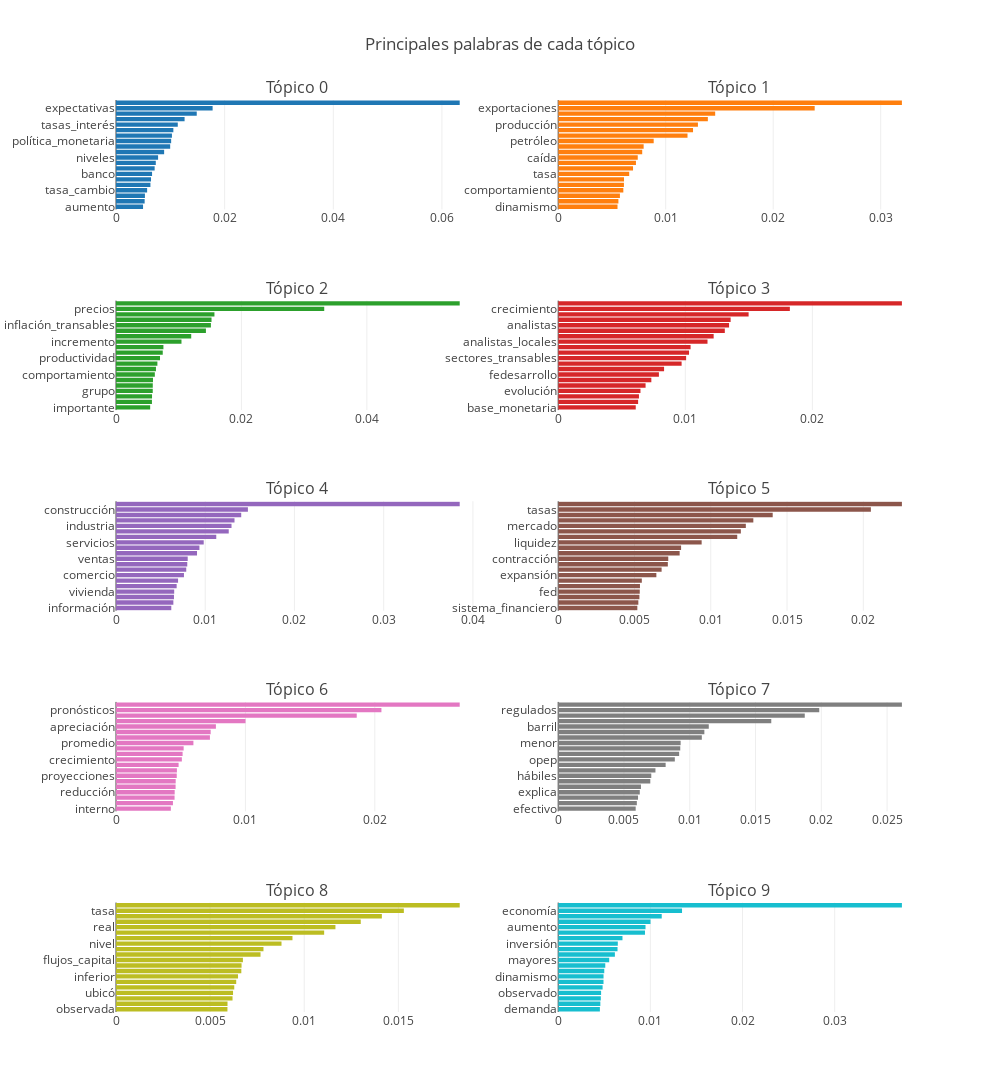

The notebook cell saved with this chart:
### Markdown cell above
#### Visualización de palabras con gráficas de barras (opcional)

Visualizar las palabras más probables de cada tópico sirve para "ponerle nombre" a cada tópico.

Aunque esta información es fácilmente visible en `PyLDAvis`, estas son otras opciones.

### Code cell
from plotly import tools
import plotly.graph_objs as go

k = modelo.num_topics
cols = 2
rows = int(np.ceil(k / cols))

subi = [(r+1, c+1) for r in range(rows) for c in range(cols)]

fig = tools.make_subplots(rows=rows, cols=cols, 
                          subplot_titles=([f'Tópico {t}' for t in range(k)]),
                          print_grid=False,
                         )

for i, t in enumerate(range(k)):
    dfg=palabras.loc[palabras['topico'] == t]
    dfg.sort_values(by='probabilidad', inplace=True)
    
    trace = go.Bar(x=dfg['probabilidad'], y=dfg['palabra'], orientation='h',)
    
    ix = subi[i]
    fig.add_trace(trace, row=ix[0], col=ix[1])

fig.layout.update(title='Principales palabras de cada tópico',
                  showlegend=False, yaxis=dict(automargin=True, ),
                  height=1800, width=1000)

pyo.iplot(fig)

### Figure 1 — Plotly figure (JSON) as saved in the notebook; plotly's stock layout.template omitted (floating-point values rounded to 4 significant figures)
{"data": [{"orientation": "h", "type": "bar", "uid": "39556c44-8b87-4509-ac5f-a6aa503eeb54", "x": [0.00498, 0.005275, 0.005323, 0.005732, 0.006336, 0.006448, 0.006638, 0.007115, 0.007325, 0.007748, 0.008861, 0.009975, 0.01015, 0.0103, 0.01056, 0.01137, 0.01262, 0.01486, 0.01779, 0.06327], "xaxis": "x", "y": ["aumento", "tendencia", "resultados", "tasa_cambio", "tipo_cambio", "incremento", "banco", "reducción", "largo_plazo", "niveles", "nivel", "precios", "política_monetaria", "meta", "inflación_alimentos", "tasas_interés", "pronósticos", "pronóstico", "expectativas", "inflación"], "yaxis": "y"}, {"orientation": "h", "type": "bar", "uid": "fc56b609-8c2d-430a-a419-5a242e62eebe", "x": [0.005518, 0.005601, 0.005742, 0.006059, 0.006115, 0.006123, 0.006605, 0.006961, 0.007233, 0.007401, 0.007815, 0.007949, 0.008884, 0.01203, 0.01254, 0.013, 0.01392, 0.0146, 0.02386, 0.03197], "xaxis": "x2", "y": ["dinamismo", "recuperación", "estados_unidos", "comportamiento", "espera", "desaceleración", "tasa", "observado", "promedio", "caída", "precio", "productos", "petróleo", "exportaciones_tradicionales", "importaciones", "producción", "café", "menor", "exportaciones", "crecimiento"], "yaxis": "y2"}, {"orientation": "h", "type": "bar", "uid": "4aaaf913-a90f-482d-b541-174cec368404", "x": [0.00545, 0.00573, 0.005746, 0.00586, 0.005865, 0.005898, 0.006192, 0.006371, 0.006599, 0.007017, 0.007454, 0.007561, 0.01044, 0.01199, 0.01434, 0.01513, 0.01523, 0.0157, 0.0332, 0.0548], "xaxis": "x3", "y": ["importante", "combustibles", "incrementos", "grupo", "bienes_transables", "caída", "comportamiento", "inflación_básica", "efecto", "productividad", "aumento", "menor", "incremento", "transables", "alimentos", "inflación_transables", "inflación_alimentos", "reducción", "precios", "inflación"], "yaxis": "y3"}, {"orientation": "h", "type": "bar", "uid": "17498d7a-4b15-4d95-a03b-7376aefb7f7d", "x": [0.006101, 0.006287, 0.006354, 0.006473, 0.006876, 0.007328, 0.007924, 0.008331, 0.00971, 0.01007, 0.0103, 0.01042, 0.01175, 0.01223, 0.01311, 0.01344, 0.01357, 0.01498, 0.01823, 0.02704], "xaxis": "x4", "y": ["base_monetaria", "devaluación", "nacional", "evolución", "baja", "inflación", "fedesarrollo", "esperan", "información", "sectores_transables", "extranjeros", "indicador", "analistas_locales", "expectativas", "agentes", "analistas", "nivel", "encuesta", "crecimiento", "promedio"], "yaxis": "y4"}, {"orientation": "h", "type": "bar", "uid": "0304620a-5c58-49fa-aaa2-02004b85f6fe", "x": [0.006197, 0.006429, 0.006497, 0.006522, 0.006797, 0.006957, 0.007615, 0.007872, 0.007987, 0.008037, 0.00908, 0.009351, 0.009831, 0.01124, 0.01264, 0.01295, 0.01328, 0.01403, 0.01478, 0.03852], "xaxis": "x5", "y": ["información", "importante", "producción_industrial", "vivienda", "obras_civiles", "comportamiento", "comercio", "sector", "promedio", "ventas", "sectores", "cifras", "servicios", "dane", "inversión", "industria", "indicadores", "consumo", "construcción", "crecimiento"], "yaxis": "y5"}, {"orientation": "h", "type": "bar", "uid": "41732ed6-4052-400c-bf48-6371d0817bd6", "x": [0.005187, 0.005253, 0.005323, 0.005346, 0.005359, 0.005481, 0.006433, 0.006778, 0.007185, 0.007214, 0.00796, 0.008055, 0.009402, 0.01173, 0.01197, 0.0123, 0.01279, 0.01406, 0.02049, 0.02253], "xaxis": "x6", "y": ["sistema_financiero", "intervención", "economía", "fed", "demanda", "tasas_intervención", "expansión", "tasa_interés", "banco_república", "contracción", "consumo", "tes", "liquidez", "tasas_interés", "cartera", "mercado", "crecimiento", "crédito", "tasas", "tasa"], "yaxis": "y6"}, {"orientation": "h", "type": "bar", "uid": "a8841019-a982-4732-9234-cce94b46b675", "x": [0.004239, 0.004399, 0.004525, 0.004534, 0.004605, 0.004612, 0.004694, 0.004706, 0.004837, 0.005088, 0.005146, 0.005227, 0.005981, 0.007257, 0.007315, 0.00772, 0.01001, 0.0186, 0.02051, 0.02656], "xaxis": "x7", "y": ["interno", "factores", "producto", "reducción", "tipo_cambio", "variables", "proyecciones", "resultados", "supone", "crecimiento", "probabilidad", "banco_república", "promedio", "modelos", "modelo", "apreciación", "pronóstico", "brecha_producto", "pronósticos", "inflación"], "yaxis": "y7"}, {"orientation": "h", "type": "bar", "uid": "abb49671-38a1-495e-923c-01f0e1259249", "x": [0.00589, 0.005977, 0.006069, 0.006201, 0.00629, 0.007001, 0.007075, 0.007393, 0.008168, 0.008865, 0.009194, 0.009279, 0.009307, 0.01092, 0.01111, 0.01145, 0.0162, 0.01874, 0.01984, 0.02613], "xaxis": "x8", "y": ["efectivo", "variación", "respectivamente", "explica", "caída", "incremento", "hábiles", "crudo", "precio", "opep", "comportamiento", "bienes", "menor", "promedio", "producción", "barril", "china", "crecimiento", "regulados", "precios"], "yaxis": "y8"}, {"orientation": "h", "type": "bar", "uid": "053aff48-e2ea-41c8-b69c-b20cd3bd6cc5", "x": [0.005921, 0.005924, 0.006191, 0.006218, 0.006283, 0.006386, 0.006482, 0.006658, 0.00667, 0.006743, 0.007678, 0.007835, 0.008793, 0.009375, 0.01106, 0.01166, 0.013, 0.01412, 0.01529, 0.01826], "xaxis": "x9", "y": ["observada", "dtf", "rentabilidad", "ubicó", "expectativas", "superior", "inferior", "monedas", "menor", "flujos_capital", "nominal", "inflación", "nivel", "peso", "dólar", "real", "puntos_porcentuales", "promedio", "tasa", "devaluación"], "yaxis": "y9"}, {"orientation": "h", "type": "bar", "uid": "19c8d40c-d3cb-4a72-8d52-e00cf103da05", "x": [0.004522, 0.004572, 0.004623, 0.004654, 0.004817, 0.004915, 0.004919, 0.004997, 0.005107, 0.005534, 0.006149, 0.006436, 0.006466, 0.006974, 0.009415, 0.009473, 0.01001, 0.01123, 0.01343, 0.03729], "xaxis": "x10", "y": ["demanda", "región", "colombia", "observado", "gobierno", "economías", "dinamismo", "incertidumbre", "demanda_interna", "mayores", "menor", "factores", "inversión", "recuperación", "pib", "aumento", "espera", "estados_unidos", "economía", "crecimiento"], "yaxis": "y10"}], "layout": {"annotations": [{"font": {"size": 16}, "showarrow": false, "text": "Tópico 0", "x": 0.225, "xanchor": "center", "xref": "paper", "y": 1, "yanchor": "bottom", "yref": "paper"}, {"font": {"size": 16}, "showarrow": false, "text": "Tópico 1", "x": 0.775, "xanchor": "center", "xref": "paper", "y": 1, "yanchor": "bottom", "yref": "paper"}, {"font": {"size": 16}, "showarrow": false, "text": "Tópico 2", "x": 0.225, "xanchor": "center", "xref": "paper", "y": 0.78, "yanchor": "bottom", "yref": "paper"}, {"font": {"size": 16}, "showarrow": false, "text": "Tópico 3", "x": 0.775, "xanchor": "center", "xref": "paper", "y": 0.78, "yanchor": "bottom", "yref": "paper"}, {"font": {"size": 16}, "showarrow": false, "text": "Tópico 4", "x": 0.225, "xanchor": "center", "xref": "paper", "y": 0.56, "yanchor": "bottom", "yref": "paper"}, {"font": {"size": 16}, "showarrow": false, "text": "Tópico 5", "x": 0.775, "xanchor": "center", "xref": "paper", "y": 0.56, "yanchor": "bottom", "yref": "paper"}, {"font": {"size": 16}, "showarrow": false, "text": "Tópico 6", "x": 0.225, "xanchor": "center", "xref": "paper", "y": 0.34, "yanchor": "bottom", "yref": "paper"}, {"font": {"size": 16}, "showarrow": false, "text": "Tópico 7", "x": 0.775, "xanchor": "center", "xref": "paper", "y": 0.34, "yanchor": "bottom", "yref": "paper"}, {"font": {"size": 16}, "showarrow": false, "text": "Tópico 8", "x": 0.225, "xanchor": "center", "xref": "paper", "y": 0.12, "yanchor": "bottom", "yref": "paper"}, {"font": {"size": 16}, "showarrow": false, "text": "Tópico 9", "x": 0.775, "xanchor": "center", "xref": "paper", "y": 0.12, "yanchor": "bottom", "yref": "paper"}], "height": 1800, "showlegend": false, "title": {"text": "Principales palabras de cada tópico"}, "width": 1000, "xaxis": {"anchor": "y", "autorange": true, "domain": [0, 0.45], "range": [0, 0.0666], "type": "linear"}, "xaxis10": {"anchor": "y10", "autorange": true, "domain": [0.55, 1], "range": [0, 0.03925], "type": "linear"}, "xaxis2": {"anchor": "y2", "autorange": true, "domain": [0.55, 1], "range": [0, 0.03366], "type": "linear"}, "xaxis3": {"anchor": "y3", "autorange": true, "domain": [0, 0.45], "range": [0, 0.05769], "type": "linear"}, "xaxis4": {"anchor": "y4", "autorange": true, "domain": [0.55, 1], "range": [0, 0.02847], "type": "linear"}, "xaxis5": {"anchor": "y5", "autorange": true, "domain": [0, 0.45], "range": [0, 0.04055], "type": "linear"}, "xaxis6": {"anchor": "y6", "autorange": true, "domain": [0.55, 1], "range": [0, 0.02371], "type": "linear"}, "xaxis7": {"anchor": "y7", "autorange": true, "domain": [0, 0.45], "range": [0, 0.02796], "type": "linear"}, "xaxis8": {"anchor": "y8", "autorange": true, "domain": [0.55, 1], "range": [0, 0.0275], "type": "linear"}, "xaxis9": {"anchor": "y9", "autorange": true, "domain": [0, 0.45], "range": [0, 0.01922], "type": "linear"}, "yaxis": {"anchor": "x", "automargin": true, "autorange": true, "domain": [0.88, 1], "range": [-0.5, 19.5], "type": "category"}, "yaxis10": {"anchor": "x10", "autorange": true, "domain": [0, 0.12], "range": [-0.5, 19.5], "type": "category"}, "yaxis2": {"anchor": "x2", "autorange": true, "domain": [0.88, 1], "range": [-0.5, 19.5], "type": "category"}, "yaxis3": {"anchor": "x3", "autorange": true, "domain": [0.66, 0.78], "range": [-0.5, 19.5], "type": "category"}, "yaxis4": {"anchor": "x4", "autorange": true, "domain": [0.66, 0.78], "range": [-0.5, 19.5], "type": "category"}, "yaxis5": {"anchor": "x5", "autorange": true, "domain": [0.44, 0.56], "range": [-0.5, 19.5], "type": "category"}, "yaxis6": {"anchor": "x6", "autorange": true, "domain": [0.44, 0.56], "range": [-0.5, 19.5], "type": "category"}, "yaxis7": {"anchor": "x7", "autorange": true, "domain": [0.22, 0.34], "range": [-0.5, 19.5], "type": "category"}, "yaxis8": {"anchor": "x8", "autorange": true, "domain": [0.22, 0.34], "range": [-0.5, 19.5], "type": "category"}, "yaxis9": {"anchor": "x9", "autorange": true, "domain": [0, 0.12], "range": [-0.5, 19.5], "type": "category"}}}
